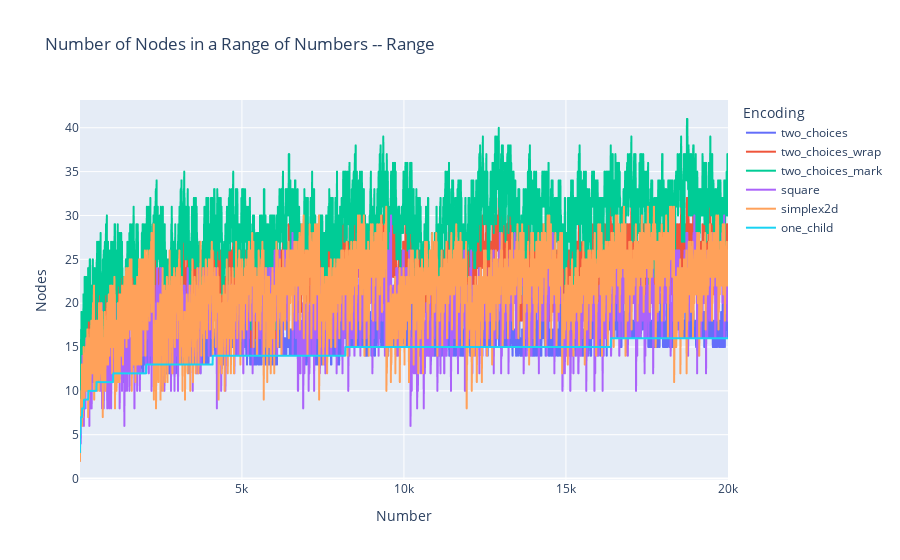

Write notebook code for a chart like this one.
### Markdown cell above
# Number-Based Evaluation

Some encodings are sensitive to certain numbers, because they are easier to represent in that space. 
Evaluate a contiguous number in a range.

### Code cell
def plot_range(title, center, interval_size, n_samples):
    strings = [(i,util.number_to_bit_string(i)) for i in range(center-interval_size//2,
                                                               center+interval_size//2, 
                                                               interval_size//n_samples)]
    dataset_scatter = []
    for encoding_name, btt, _ in ENCODINGS:
        dataset_scatter += [[encoding_name, i+1, btt(s).n_descendants] for i,s in strings]

    dfs = pd.DataFrame(dataset_scatter, columns=['Encoding', 'Number', 'Nodes']) 
    dfs

    fig = px.line(dfs, x="Number", y="Nodes", color="Encoding", 
                title=f"Number of Nodes in a Range of Numbers -- {title}")
    fig.show()


plot_range("Range", 10002, 20000, 3000)

### Figure 1 — Plotly figure (JSON) as saved in the notebook; plotly's stock layout.template omitted (floating-point values rounded to 4 significant figures; data arrays with more than 128 entries replaced by an {"elided": "..."} marker saying what was removed)
{"data": [{"hovertemplate": "Encoding=two_choices<br>Number=%{x}<br>Nodes=%{y}<extra></extra>", "legendgroup": "two_choices", "line": {"color": "#636efa", "dash": "solid"}, "marker": {"symbol": "circle"}, "mode": "lines", "name": "two_choices", "showlegend": true, "type": "scattergl", "x": {"elided": "3334 int values"}, "xaxis": "x", "y": {"elided": "3334 int values"}, "yaxis": "y"}, {"hovertemplate": "Encoding=two_choices_wrap<br>Number=%{x}<br>Nodes=%{y}<extra></extra>", "legendgroup": "two_choices_wrap", "line": {"color": "#EF553B", "dash": "solid"}, "marker": {"symbol": "circle"}, "mode": "lines", "name": "two_choices_wrap", "showlegend": true, "type": "scattergl", "x": {"elided": "3334 int values"}, "xaxis": "x", "y": {"elided": "3334 int values"}, "yaxis": "y"}, {"hovertemplate": "Encoding=two_choices_mark<br>Number=%{x}<br>Nodes=%{y}<extra></extra>", "legendgroup": "two_choices_mark", "line": {"color": "#00cc96", "dash": "solid"}, "marker": {"symbol": "circle"}, "mode": "lines", "name": "two_choices_mark", "showlegend": true, "type": "scattergl", "x": {"elided": "3334 int values"}, "xaxis": "x", "y": {"elided": "3334 int values"}, "yaxis": "y"}, {"hovertemplate": "Encoding=square<br>Number=%{x}<br>Nodes=%{y}<extra></extra>", "legendgroup": "square", "line": {"color": "#ab63fa", "dash": "solid"}, "marker": {"symbol": "circle"}, "mode": "lines", "name": "square", "showlegend": true, "type": "scattergl", "x": {"elided": "3334 int values"}, "xaxis": "x", "y": {"elided": "3334 int values"}, "yaxis": "y"}, {"hovertemplate": "Encoding=simplex2d<br>Number=%{x}<br>Nodes=%{y}<extra></extra>", "legendgroup": "simplex2d", "line": {"color": "#FFA15A", "dash": "solid"}, "marker": {"symbol": "circle"}, "mode": "lines", "name": "simplex2d", "showlegend": true, "type": "scattergl", "x": {"elided": "3334 int values"}, "xaxis": "x", "y": {"elided": "3334 int values"}, "yaxis": "y"}, {"hovertemplate": "Encoding=one_child<br>Number=%{x}<br>Nodes=%{y}<extra></extra>", "legendgroup": "one_child", "line": {"color": "#19d3f3", "dash": "solid"}, "marker": {"symbol": "circle"}, "mode": "lines", "name": "one_child", "showlegend": true, "type": "scattergl", "x": {"elided": "3334 int values"}, "xaxis": "x", "y": {"elided": "3334 int values"}, "yaxis": "y"}], "layout": {"legend": {"title": {"text": "Encoding"}, "tracegroupgap": 0}, "title": {"text": "Number of Nodes in a Range of Numbers -- Range"}, "xaxis": {"anchor": "y", "domain": [0, 1], "title": {"text": "Number"}}, "yaxis": {"anchor": "x", "domain": [0, 1], "title": {"text": "Nodes"}}}}
